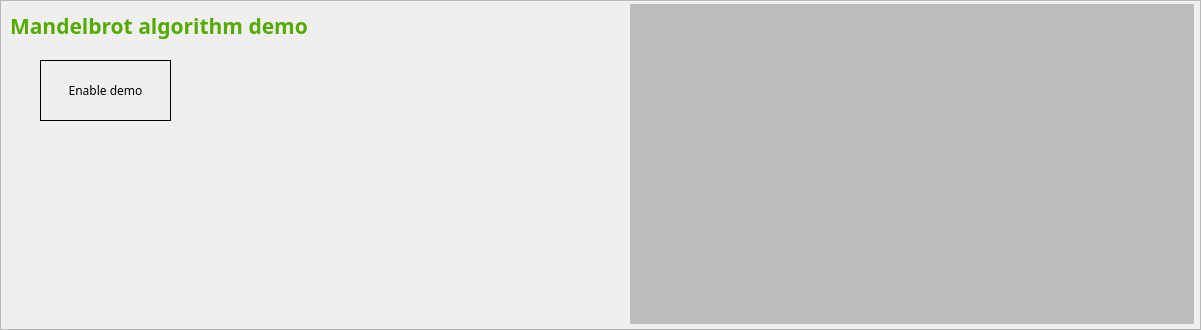
   <widget class="QFrame" name="audioApp">
    <property name="geometry">
     <rect>
      <x>10</x>
      <y>729</y>
      <width>1201</width>
      <height>330</height>
     </rect>
    </property>
    <property name="frameShape">
     <enum>QFrame::StyledPanel</enum>
    </property>
    <property name="frameShadow">
     <enum>QFrame::Raised</enum>
    </property>
    <widget class="VideoWidget" name="mandelbrot" native="true">
     <property name="geometry">
      <rect>
       <x>630</x>
       <y>4</y>
       <width>564</width>
       <height>320</height>
      </rect>
     </property>
     <property name="palette">
      <palette>
       <active>
        <colorrole role="WindowText">
         <brush brushstyle="SolidPattern">
          <color alpha="255">
           <red>0</red>
           <green>0</green>
           <blue>0</blue>
          </color>
         </brush>
        </colorrole>
        <colorrole role="Button">
         <brush brushstyle="SolidPattern">
          <color alpha="255">
           <red>188</red>
           <green>188</green>
           <blue>188</blue>
          </color>
         </brush>
        </colorrole>
        <colorrole role="Light">
         <brush brushstyle="SolidPattern">
          <color alpha="255">
           <red>255</red>
           <green>255</green>
           <blue>255</blue>
          </color>
         </brush>
        </colorrole>
        <colorrole role="Midlight">
         <brush brushstyle="SolidPattern">
          <color alpha="255">
           <red>221</red>
           <green>221</green>
           <blue>221</blue>
          </color>
         </brush>
        </colorrole>
        <colorrole role="Dark">
         <brush brushstyle="SolidPattern">
          <color alpha="255">
           <red>94</red>
           <green>94</green>
           <blue>94</blue>
          </color>
         </brush>
        </colorrole>
        <colorrole role="Mid">
         <brush brushstyle="SolidPattern">
          <color alpha="255">
           <red>125</red>
           <green>125</green>
           <blue>125</blue>
          </color>
         </brush>
        </colorrole>
        <colorrole role="Text">
         <brush brushstyle="SolidPattern">
          <color alpha="255">
           <red>0</red>
           <green>0</green>
           <blue>0</blue>
          </color>
         </brush>
        </colorrole>
        <colorrole role="BrightText">
         <brush brushstyle="SolidPattern">
          <color alpha="255">
           <red>255</red>
           <green>255</green>
           <blue>255</blue>
          </color>
         </brush>
        </colorrole>
        <colorrole role="ButtonText">
         <brush brushstyle="SolidPattern">
          <color alpha="255">
           <red>0</red>
           <green>0</green>
           <blue>0</blue>
          </color>
         </brush>
        </colorrole>
        <colorrole role="Base">
         <brush brushstyle="SolidPattern">
          <color alpha="255">
           <red>255</red>
           <green>255</green>
           <blue>255</blue>
          </color>
         </brush>
        </colorrole>
        <colorrole role="Window">
         <brush brushstyle="SolidPattern">
          <color alpha="255">
           <red>188</red>
           <green>188</green>
           <blue>188</blue>
          </color>
         </brush>
        </colorrole>
        <colorrole role="Shadow">
         <brush brushstyle="SolidPattern">
          <color alpha="255">
           <red>0</red>
           <green>0</green>
           <blue>0</blue>
          </color>
         </brush>
        </colorrole>
        <colorrole role="AlternateBase">
         <brush brushstyle="SolidPattern">
          <color alpha="255">
           <red>221</red>
           <green>221</green>
           <blue>221</blue>
          </color>
         </brush>
        </colorrole>
        <colorrole role="ToolTipBase">
         <brush brushstyle="SolidPattern">
          <color alpha="255">
           <red>255</red>
           <green>255</green>
           <blue>220</blue>
          </color>
         </brush>
        </colorrole>
        <colorrole role="ToolTipText">
         <brush brushstyle="SolidPattern">
          <color alpha="255">
           <red>0</red>
           <green>0</green>
           <blue>0</blue>
          </color>
         </brush>
        </colorrole>
       </active>
       <inactive>
        <colorrole role="WindowText">
         <brush brushstyle="SolidPattern">
          <color alpha="255">
           <red>0</red>
           <green>0</green>
           <blue>0</blue>
          </color>
         </brush>
        </colorrole>
        <colorrole role="Button">
         <brush brushstyle="SolidPattern">
          <color alpha="255">
           <red>188</red>
           <green>188</green>
           <blue>188</blue>
          </color>
         </brush>
        </colorrole>
        <colorrole role="Light">
         <brush brushstyle="SolidPattern">
          <color alpha="255">
           <red>255</red>
           <green>255</green>
           <blue>255</blue>
          </color>
         </brush>
        </colorrole>
        <colorrole role="Midlight">
         <brush brushstyle="SolidPattern">
          <color alpha="255">
           <red>221</red>
           <green>221</green>
           <blue>221</blue>
          </color>
         </brush>
        </colorrole>
        <colorrole role="Dark">
         <brush brushstyle="SolidPattern">
          <color alpha="255">
           <red>94</red>
           <green>94</green>
           <blue>94</blue>
          </color>
         </brush>
        </colorrole>
        <colorrole role="Mid">
         <brush brushstyle="SolidPattern">
          <color alpha="255">
           <red>125</red>
           <green>125</green>
           <blue>125</blue>
          </color>
         </brush>
        </colorrole>
        <colorrole role="Text">
         <brush brushstyle="SolidPattern">
          <color alpha="255">
           <red>0</red>
           <green>0</green>
           <blue>0</blue>
          </color>
         </brush>
        </colorrole>
        <colorrole role="BrightText">
         <brush brushstyle="SolidPattern">
          <color alpha="255">
           <red>255</red>
           <green>255</green>
           <blue>255</blue>
          </color>
         </brush>
        </colorrole>
        <colorrole role="ButtonText">
         <brush brushstyle="SolidPattern">
          <color alpha="255">
           <red>0</red>
           <green>0</green>
           <blue>0</blue>
          </color>
         </brush>
        </colorrole>
        <colorrole role="Base">
         <brush brushstyle="SolidPattern">
          <color alpha="255">
           <red>255</red>
           <green>255</green>
           <blue>255</blue>
          </color>
         </brush>
        </colorrole>
        <colorrole role="Window">
         <brush brushstyle="SolidPattern">
          <color alpha="255">
           <red>188</red>
           <green>188</green>
           <blue>188</blue>
          </color>
         </brush>
        </colorrole>
        <colorrole role="Shadow">
         <brush brushstyle="SolidPattern">
          <color alpha="255">
           <red>0</red>
           <green>0</green>
           <blue>0</blue>
          </color>
         </brush>
        </colorrole>
        <colorrole role="AlternateBase">
         <brush brushstyle="SolidPattern">
          <color alpha="255">
           <red>221</red>
           <green>221</green>
           <blue>221</blue>
          </color>
         </brush>
        </colorrole>
        <colorrole role="ToolTipBase">
         <brush brushstyle="SolidPattern">
          <color alpha="255">
           <red>255</red>
           <green>255</green>
           <blue>220</blue>
          </color>
         </brush>
        </colorrole>
        <colorrole role="ToolTipText">
         <brush brushstyle="SolidPattern">
          <color alpha="255">
           <red>0</red>
           <green>0</green>
           <blue>0</blue>
          </color>
         </brush>
        </colorrole>
       </inactive>
       <disabled>
        <colorrole role="WindowText">
         <brush brushstyle="SolidPattern">
          <color alpha="255">
           <red>94</red>
           <green>94</green>
           <blue>94</blue>
          </color>
         </brush>
        </colorrole>
        <colorrole role="Button">
         <brush brushstyle="SolidPattern">
          <color alpha="255">
           <red>188</red>
           <green>188</green>
           <blue>188</blue>
          </color>
         </brush>
        </colorrole>
        <colorrole role="Light">
         <brush brushstyle="SolidPattern">
          <color alpha="255">
           <red>255</red>
           <green>255</green>
           <blue>255</blue>
          </color>
         </brush>
        </colorrole>
        <colorrole role="Midlight">
         <brush brushstyle="SolidPattern">
          <color alpha="255">
           <red>221</red>
           <green>221</green>
           <blue>221</blue>
          </color>
         </brush>
        </colorrole>
        <colorrole role="Dark">
         <brush brushstyle="SolidPattern">
          <color alpha="255">
           <red>94</red>
           <green>94</green>
           <blue>94</blue>
          </color>
         </brush>
        </colorrole>
        <colorrole role="Mid">
         <brush brushstyle="SolidPattern">
          <color alpha="255">
           <red>125</red>
           <green>125</green>
           <blue>125</blue>
          </color>
         </brush>
        </colorrole>
        <colorrole role="Text">
         <brush brushstyle="SolidPattern">
          <color alpha="255">
           <red>94</red>
           <green>94</green>
           <blue>94</blue>
          </color>
         </brush>
        </colorrole>
        <colorrole role="BrightText">
         <brush brushstyle="SolidPattern">
          <color alpha="255">
           <red>255</red>
           <green>255</green>
           <blue>255</blue>
          </color>
         </brush>
        </colorrole>
        <colorrole role="ButtonText">
         <brush brushstyle="SolidPattern">
          <color alpha="255">
           <red>94</red>
           <green>94</green>
           <blue>94</blue>
          </color>
         </brush>
        </colorrole>
        <colorrole role="Base">
         <brush brushstyle="SolidPattern">
          <color alpha="255">
           <red>188</red>
           <green>188</green>
           <blue>188</blue>
          </color>
         </brush>
        </colorrole>
        <colorrole role="Window">
         <brush brushstyle="SolidPattern">
          <color alpha="255">
           <red>188</red>
           <green>188</green>
           <blue>188</blue>
          </color>
         </brush>
        </colorrole>
        <colorrole role="Shadow">
         <brush brushstyle="SolidPattern">
          <color alpha="255">
           <red>0</red>
           <green>0</green>
           <blue>0</blue>
          </color>
         </brush>
        </colorrole>
        <colorrole role="AlternateBase">
         <brush brushstyle="SolidPattern">
          <color alpha="255">
           <red>188</red>
           <green>188</green>
           <blue>188</blue>
          </color>
         </brush>
        </colorrole>
        <colorrole role="ToolTipBase">
         <brush brushstyle="SolidPattern">
          <color alpha="255">
           <red>255</red>
           <green>255</green>
           <blue>220</blue>
          </color>
         </brush>
        </colorrole>
        <colorrole role="ToolTipText">
         <brush brushstyle="SolidPattern">
          <color alpha="255">
           <red>0</red>
           <green>0</green>
           <blue>0</blue>
          </color>
         </brush>
        </colorrole>
       </disabled>
      </palette>
     </property>
     <property name="autoFillBackground">
      <bool>true</bool>
     </property>
    </widget>
    <widget class="QLabel" name="label_3">
     <property name="geometry">
      <rect>
       <x>10</x>
       <y>10</y>
       <width>361</width>
       <height>31</height>
      </rect>
     </property>
     <property name="palette">
      <palette>
       <active>
        <colorrole role="WindowText">
         <brush brushstyle="SolidPattern">
          <color alpha="255">
           <red>85</red>
           <green>170</green>
           <blue>0</blue>
          </color>
         </brush>
        </colorrole>
       </active>
       <inactive>
        <colorrole role="WindowText">
         <brush brushstyle="SolidPattern">
          <color alpha="255">
           <red>85</red>
           <green>170</green>
           <blue>0</blue>
          </color>
         </brush>
        </colorrole>
       </inactive>
       <disabled>
        <colorrole role="WindowText">
         <brush brushstyle="SolidPattern">
          <color alpha="255">
           <red>127</red>
           <green>127</green>
           <blue>127</blue>
          </color>
         </brush>
        </colorrole>
       </disabled>
      </palette>
     </property>
     <property name="font">
      <font>
       <family>OpenSymbol</family>
       <pointsize>16</pointsize>
       <weight>75</weight>
       <italic>false</italic>
       <bold>true</bold>
      </font>
     </property>
     <property name="text">
      <string>Mandelbrot algorithm demo</string>
     </property>
     <property name="scaledContents">
      <bool>false</bool>
     </property>
    </widget>
    <widget class="QPushButton" name="buttonMandelbrotDemo">
     <property name="geometry">
      <rect>
       <x>40</x>
       <y>60</y>
       <width>131</width>
       <height>61</height>
      </rect>
     </property>
     <property name="font">
      <font>
       <family>OpenSymbol</family>
      </font>
     </property>
     <property name="focusPolicy">
      <enum>Qt::NoFocus</enum>
     </property>
     <property name="styleSheet">
      <string notr="true">QPushButton:checked
{
        border: 1;
        border-style: solid;
        background-color: rgb(0,170,85);
        color: rgb(255,255,255);
}

QPushButton
{
        border: 1;
        border-style: solid
}

</string>
     </property>
     <property name="text">
      <string>Enable demo</string>
     </property>
     <property name="checkable">
      <bool>true</bool>
     </property>
    </widget>
   </widget>
